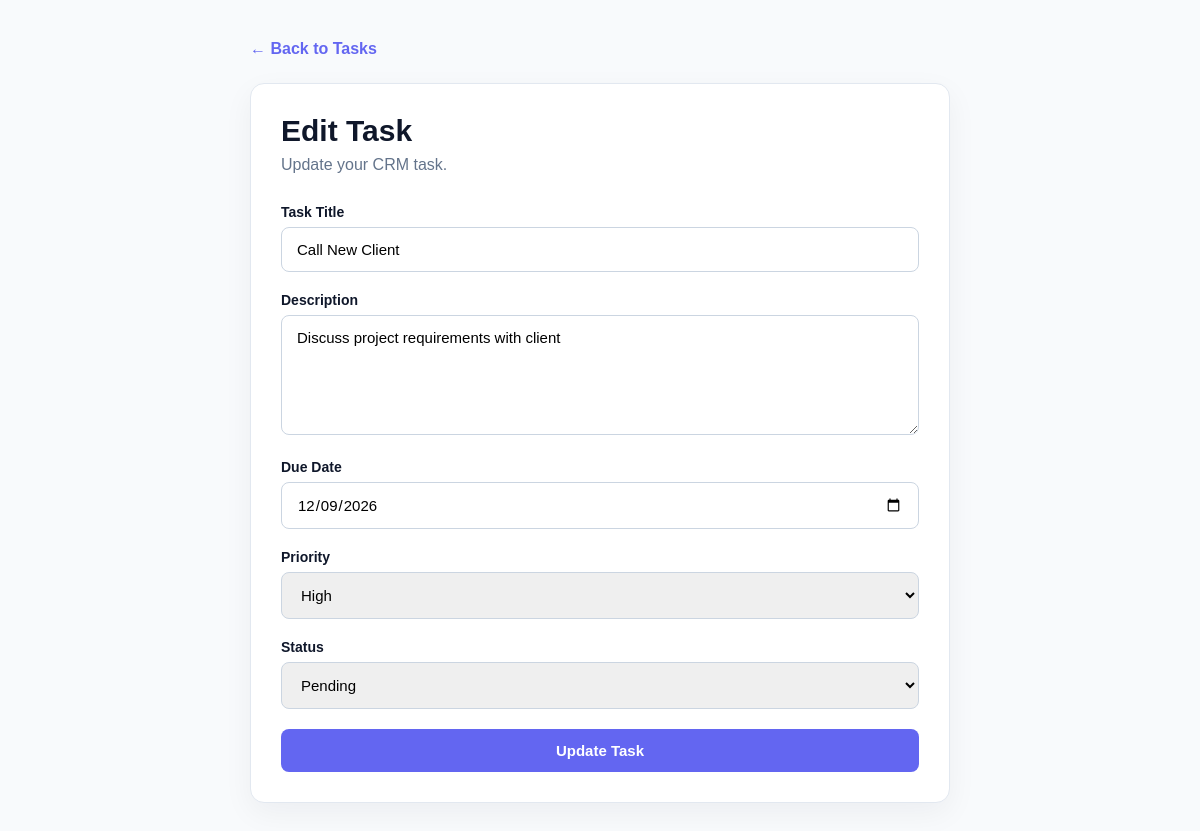
Screenshot of /tasks/2/edit/ with the database file from the repository.
### crm/models.py (models this page shows, shortened)
class Task(models.Model):
    PRIORITY_CHOICES = [
        ("Low", "Low"),
        ("Medium", "Medium"),
        ("High", "High"),
    ]
    STATUS_CHOICES = [
        ("Pending", "Pending"),
        ("In Progress", "In Progress"),
        ("Completed", "Completed"),
    ]
    title = models.CharField(max_length=200)
    description = models.TextField(blank=True)
    due_date = models.DateField()
    priority = models.CharField(
        max_length=20,
        choices=PRIORITY_CHOICES,
        default="Medium"
    )
    status = models.CharField(
        max_length=20,
        choices=STATUS_CHOICES,
        default="Pending"
    )
    created_at = models.DateTimeField(
        auto_now_add=True
    )

### crm/views.py (the view, shortened to what this page needs)
def task_edit(request, id):
    task = Task.objects.get(id=id)
    return render(
        request,
        "crm/task_edit.html",
        {
            "task": task
        }
    )

### crm/templates/crm/task_edit.html (shortened to what this page needs)
<!DOCTYPE html>
<html lang="en">
<head>
</head>
<body>
    <main class="container">
        <div class="page">
            <a
                href="{% url 'task_list' %}"
                class="back"
            >
                ← Back to Tasks
            </a>
            <div class="form-card">
                <h1>
                    Edit Task
                </h1>
                <p class="subtitle">
                    Update your CRM task.
                </p>
                <form method="POST">
                    <div class="form-group">
                        <label for="title">
                            Task Title
                        </label>
                        <input
                            type="text"
                            id="title"
                            name="title"
                            value="{{ task.title }}"
                            required
                        >
                    </div>
                    <div class="form-group">
                        <label for="description">
                            Description
                        </label>
                        <textarea
                            id="description"
                            name="description"
                        >{{ task.description }}</textarea>
                    </div>
                    <div class="form-group">
                        <label for="due_date">
                            Due Date
                        </label>
                        <input
                            type="date"
                            id="due_date"
                            name="due_date"
                            value="{{ task.due_date|date:'Y-m-d' }}"
                        >
                    </div>
                    <div class="form-group">
                        <label for="priority">
                            Priority
                        </label>
                        <select
                            id="priority"
                            name="priority"
                        >
                            <option
                                value="High"
                                {% if task.priority == "High" %}selected{% endif %}
                            >
                                High
                            </option>
                        </select>
                    </div>
                    <div class="form-group">
                        <label for="status">
                            Status
                        </label>
                        <select
                            id="status"
                            name="status"
                        >
                            <option
                                value="Pending"
                                {% if task.status == "Pending" %}selected{% endif %}
                            >
                                Pending
                            </option>
                        </select>
                    </div>
                    <button
                        type="submit"
                        class="btn"
                    >
                        Update Task
                    </button>
                </form>
            </div>
        </div>
    </main>
</body>
</html>

### crm/templates/crm/task_edit.html (style rules this page uses)
* { margin: 0; padding: 0; box-sizing: border-box; }
body { font-family: Arial, sans-serif; background: #f8fafc; color: #0f172a; }
.container { width: 90%; max-width: 700px; margin: auto; }
.page { padding: 40px 0; }
.back { display: inline-block; margin-bottom: 25px; color: #6366f1; text-decoration: none; font-weight: 700; }
.form-card { background: white; padding: 30px; border: 1px solid #e2e8f0; border-radius: 14px; box-shadow: 0 10px 30px rgba(15, 23, 42, .05); }
h1 { font-size: 30px; margin-bottom: 8px; }
.subtitle { color: #64748b; margin-bottom: 30px; }
.form-group { margin-bottom: 20px; }
label { display: block; margin-bottom: 7px; font-size: 14px; font-weight: 700; }
input, textarea, select { width: 100%; padding: 13px 15px; border: 1px solid #cbd5e1; border-radius: 8px; font-family: inherit; font-size: 15px; outline: none; }
textarea { min-height: 120px; resize: vertical; }
.btn { width: 100%; padding: 13px; border: none; border-radius: 8px; background: #6366f1; color: white; font-size: 15px; font-weight: 700; cursor: pointer; }

### rows the page displays
Task: title "Call New Client", description "Discuss project requirements with client", due_date "12/09/2026", priority "High", status "Pending"
